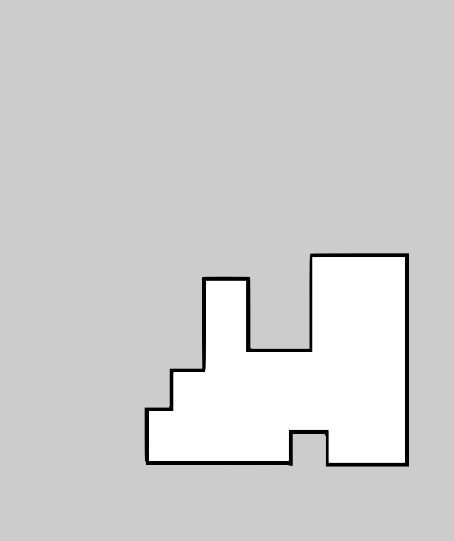
#> input picture navbot_ros/maps/map1/map_processed.png, 454 x 541 px
$ python map_processing.py
#> lines starting #> are read from the running program, lines starting #| are printed output that depends on the picture; after the words box and inside, x2 and y2 are one past the last pixel; in counts of white or black regions, pixels touching at a corner belong together; long printed decimals are rounded
import numpy as np
import cv2
from scipy.ndimage import distance_transform_edt
import matplotlib.pyplot as plt

# --- Map metadata (from yaml) ---
resolution      = 0.025         # metres per pixel
origin          = [-6.1, -3.69] # world coords (metres) of bottom-left pixel of full image
occupied_thresh = 0.65
free_thresh     = 0.25

# --- Load map ---
map_arr = cv2.imread('map1/map_processed.png', cv2.IMREAD_GRAYSCALE)
#> map_arr is the input picture: shape (541, 454); min 0, max 255, mean 208
height, width = map_arr.shape
#> height = 541; width = 454

#coordinates in pixel space
def world_to_pixel(x, y):
    col = int(np.floor((x - origin[0]) / resolution))
    row = int(np.floor(height - (y - origin[1]) / resolution - 1))

    if col < 0:
        col = 0
    if col >= width:
        col = width-1
    if row < 0:
        row = 0
    if row >= height:
        row = height-1

    return col, row

occ_pixel_thresh  = int((1.0 - occupied_thresh) * 255)  # ~89

obstacle_mask = map_arr <= occ_pixel_thresh
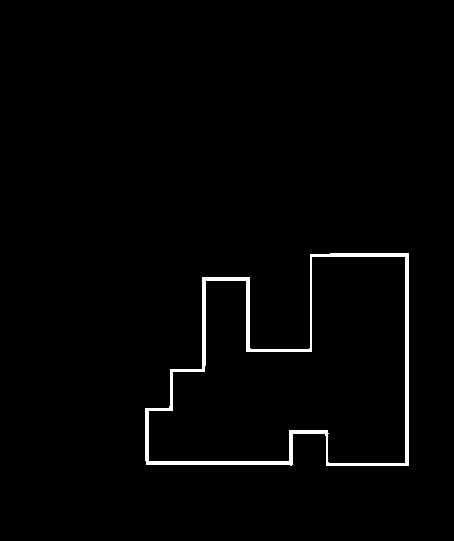
#> obstacle_mask: shape (541, 454) bool; 1.7% white; 1 white region, box (x1, y1, x2, y2) and area: (145, 253, 409, 466) 4061

distance_field = distance_transform_edt(~obstacle_mask) * resolution
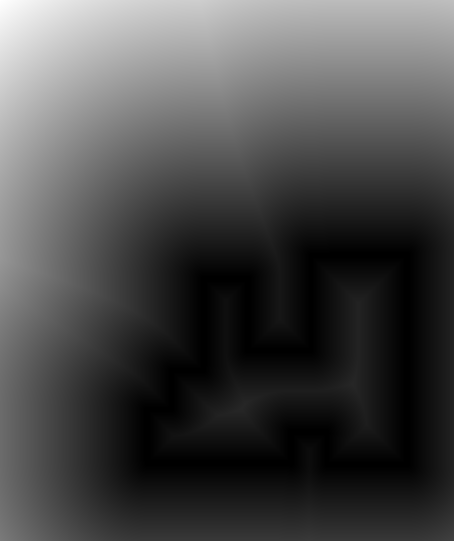
#> distance_field: shape (541, 454) float64; min 0, max 8.57, mean 2.49; drawn with min black and max white

#Example
#Suppose we have a LiDAR ray that lands at the point (2, 1). We calculate the distance to the nearest goal.
x_query = 2.0
y_query = 1.0

col_query, row_query = world_to_pixel(x_query, y_query)
#> col_query = 323; row_query = 352
distance = distance_field[row_query, col_query]
#> distance = 0.301
print(f"At {x_query} and {y_query} the distance is {distance}")
#| At 2.0 and 1.0 the distance is 0.301

#--------------Plotting--------------------_#
fig, ax = plt.subplots()
im = ax.imshow(distance_field, cmap='plasma', origin='upper')
plt.colorbar(im, ax=ax, label='Distance (m)')

# Origin
ox, oy = world_to_pixel(0.0, 0.0)
#> ox = 243; oy = 392
ax.plot(ox, oy, 'g+', markersize=10, markeredgewidth=2, label='origin')

# Query point
ax.plot(col_query, row_query, 'r+', markersize=10, markeredgewidth=2,
        label=f'query ({x_query}, {y_query}) d={distance:.2f}m')

ax.legend()
plt.tight_layout()
plt.savefig('distance_field.png', dpi=150)
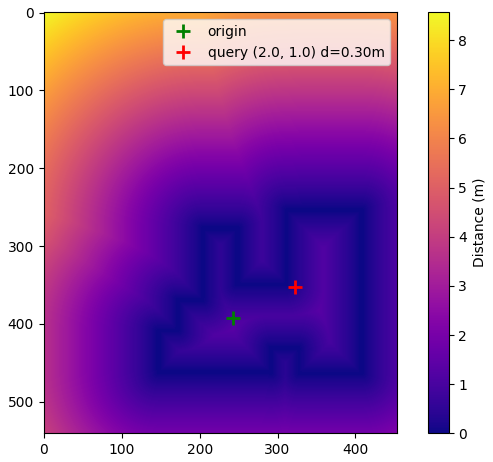
#> figure drawn by matplotlib, 2 panels
